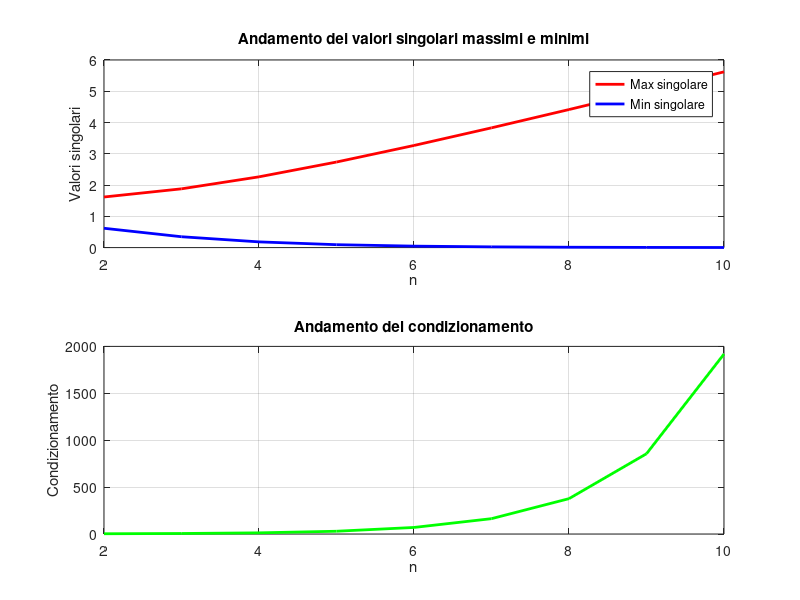

Write MATLAB code to recreate this figure.
% ES 2
clear
clc
disp("ES 2");
format longE;

minN = 2;
maxN = 10;

numIter = maxN - minN + 1;
maxS_values = zeros(1, numIter);
minS_values = zeros(1, numIter);
condB_values = zeros(1, numIter);

for n = minN:maxN
    disp("n = " + n);

    B = zeros(n, n);
    for i = 1:n
        for j = 1:n
            if i < j
                B(i, j) = -1;
            elseif i == j
                B(i, j) = 1;
            end
        end
    end

    disp("B = ");
    disp(B);
    
    %% PARTE 1
    [U, S, V] = svd(B);
    sValues = diag(S);
    disp("S = ");
    disp(sValues);
    
    %% PARTE 2
    maxS = max(sValues);
    minS = min(sValues);
    condB = maxS / minS;
    
    disp("Valore singolare massimo = " + maxS);
    disp("Valore singolare minimo = " + minS);
    disp("Condizionamento in norma 2 = " + condB);
    disp('');
    
    index = n - minN + 1;
    maxS_values(index) = maxS;
    minS_values(index) = minS;
    condB_values(index) = condB;

    %% PARTE 3
    B(n, 1) = B(n, 1) + -2^(2 - n);
    aVal = eig(B);
    disp("Autovalori = ");
    disp(aVal);

    %% PARTE 4
    r = rank(B);
    disp("Rango = " + r);

    fprintf("\n\n");
end


figure;

% Valori singolari massimi e minimi
subplot(2,1,1);
plot(minN:maxN, maxS_values, 'r-', 'LineWidth', 2);
hold on;
plot(minN:maxN, minS_values, 'b-', 'LineWidth', 2);
xlabel('n');
ylabel('Valori singolari');
title('Andamento dei valori singolari massimi e minimi');
legend('Max singolare', 'Min singolare');
grid on;

% Condizionamento
subplot(2,1,2);
plot(minN:maxN, condB_values, 'g-', 'LineWidth', 2);
xlabel('n');
ylabel('Condizionamento');
title('Andamento del condizionamento');
grid on;

format default;
